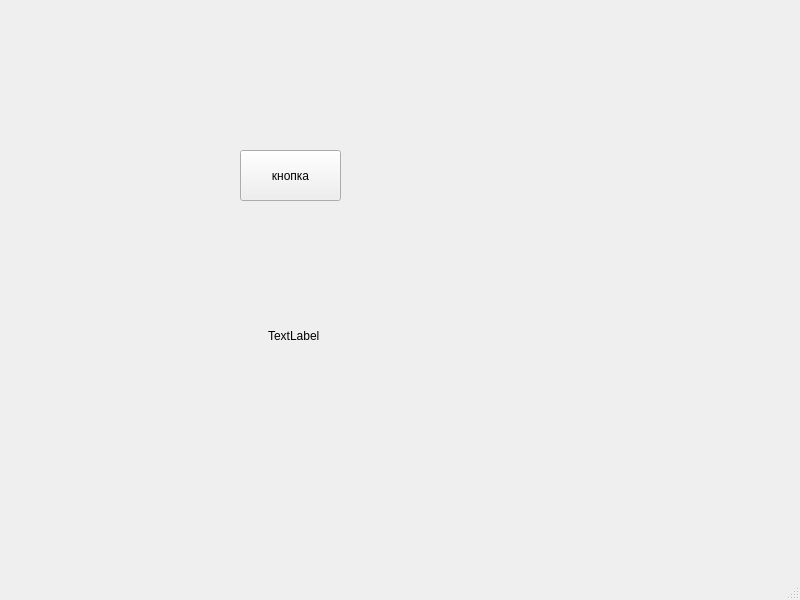
<?xml version="1.0" encoding="UTF-8"?>
<ui version="4.0">
 <class>MainWindow</class>
 <widget class="QMainWindow" name="MainWindow">
  <property name="geometry">
   <rect>
    <x>0</x>
    <y>0</y>
    <width>800</width>
    <height>600</height>
   </rect>
  </property>
  <property name="windowTitle">
   <string>MainWindow</string>
  </property>
  <widget class="QWidget" name="centralwidget">
   <widget class="QLabel" name="StatusLable">
    <property name="geometry">
     <rect>
      <x>268</x>
      <y>285</y>
      <width>71</width>
      <height>101</height>
     </rect>
    </property>
    <property name="text">
     <string>TextLabel</string>
    </property>
   </widget>
   <widget class="QPushButton" name="pushButton">
    <property name="geometry">
     <rect>
      <x>240</x>
      <y>150</y>
      <width>101</width>
      <height>51</height>
     </rect>
    </property>
    <property name="text">
     <string>кнопка</string>
    </property>
   </widget>
  </widget>
  <widget class="QMenuBar" name="menubar">
   <property name="geometry">
    <rect>
     <x>0</x>
     <y>0</y>
     <width>800</width>
     <height>33</height>
    </rect>
   </property>
  </widget>
  <widget class="QStatusBar" name="statusbar"/>
 </widget>
 <resources/>
 <connections/>
</ui>
